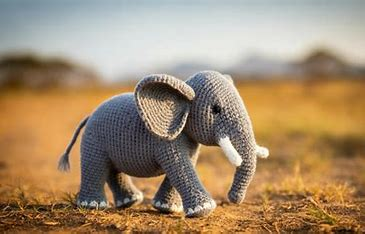
#> input picture uploads/imagen.png, 365 x 234 px
$ python imagen.py
#> lines starting #> are read from the running program, lines starting #| are printed output that depends on the picture
#> the answer given: uploads/imagen.png
import cv2
import numpy as np
import matplotlib.pyplot as plt
from sklearn.cluster import KMeans
from tkinter import filedialog, Tk
import csv
import os

def guardar_colores_csv(colores, proporciones, nombre_archivo):
    with open(nombre_archivo, mode='w', newline='', encoding='utf-8') as file:
        writer = csv.writer(file)
        writer.writerow(["Color HEX", "RGB", "Proporción"])
        for i in range(len(colores)):
            rgb = colores[i]
            hex_code = '#%02x%02x%02x' % tuple(rgb)
            writer.writerow([hex_code, str(tuple(rgb)), f"{proporciones[i]:.2f}"])

def detectar_colores(imagen_path, n_colores=5):
#> called with imagen_path = 'uploads/imagen.png', n_colores = 5
    imagen = cv2.imread(imagen_path)
#> imagen is the input picture: shape (234, 365, 3); mean B, G, R 110.5, 139.9, 164
    imagen = cv2.cvtColor(imagen, cv2.COLOR_BGR2RGB)
    imagen = imagen.reshape((-1, 3))

    kmeans = KMeans(n_clusters=n_colores, random_state=42)
    kmeans.fit(imagen)

    colores = kmeans.cluster_centers_.astype(int)
    proporciones = np.bincount(kmeans.labels_) / len(kmeans.labels_)

    # Guardar archivo CSV
    nombre_csv = os.path.splitext(os.path.basename(imagen_path))[0] + "_colores.csv"
    guardar_colores_csv(colores, proporciones, nombre_csv)
    print(f"\nColores guardados en: {nombre_csv}\n")

    # Mostrar colores
    fig, ax = plt.subplots()
    for i in range(n_colores):
        hex_color = '#%02x%02x%02x' % tuple(colores[i])
        ax.bar(i, proporciones[i], color=np.array(colores[i])/255)
        print(f"Color {i+1}: RGB {tuple(colores[i])} | HEX {hex_color} | Proporción: {proporciones[i]:.2f}")
    plt.title("Colores Dominantes")
    plt.xticks([])
    plt.show()
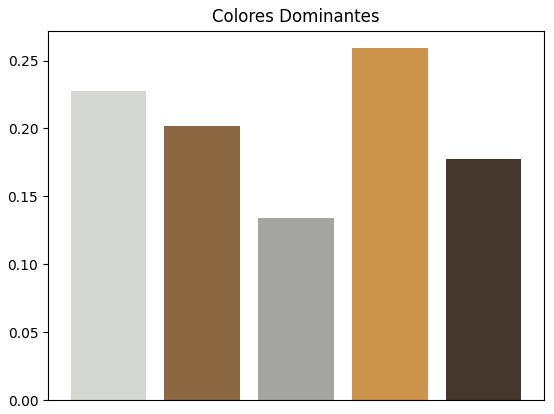
#> figure drawn by matplotlib, 1 panel

def seleccionar_imagen():
    root = Tk()
    root.withdraw()
    archivo = filedialog.askopenfilename(
        title="Selecciona una imagen",
        filetypes=[("Imágenes", "*.jpg *.jpeg *.png *.bmp")]
    )
    if archivo:
        detectar_colores(archivo)
    else:
        print("No seleccionaste ninguna imagen.")

# Ejecutar
seleccionar_imagen()
